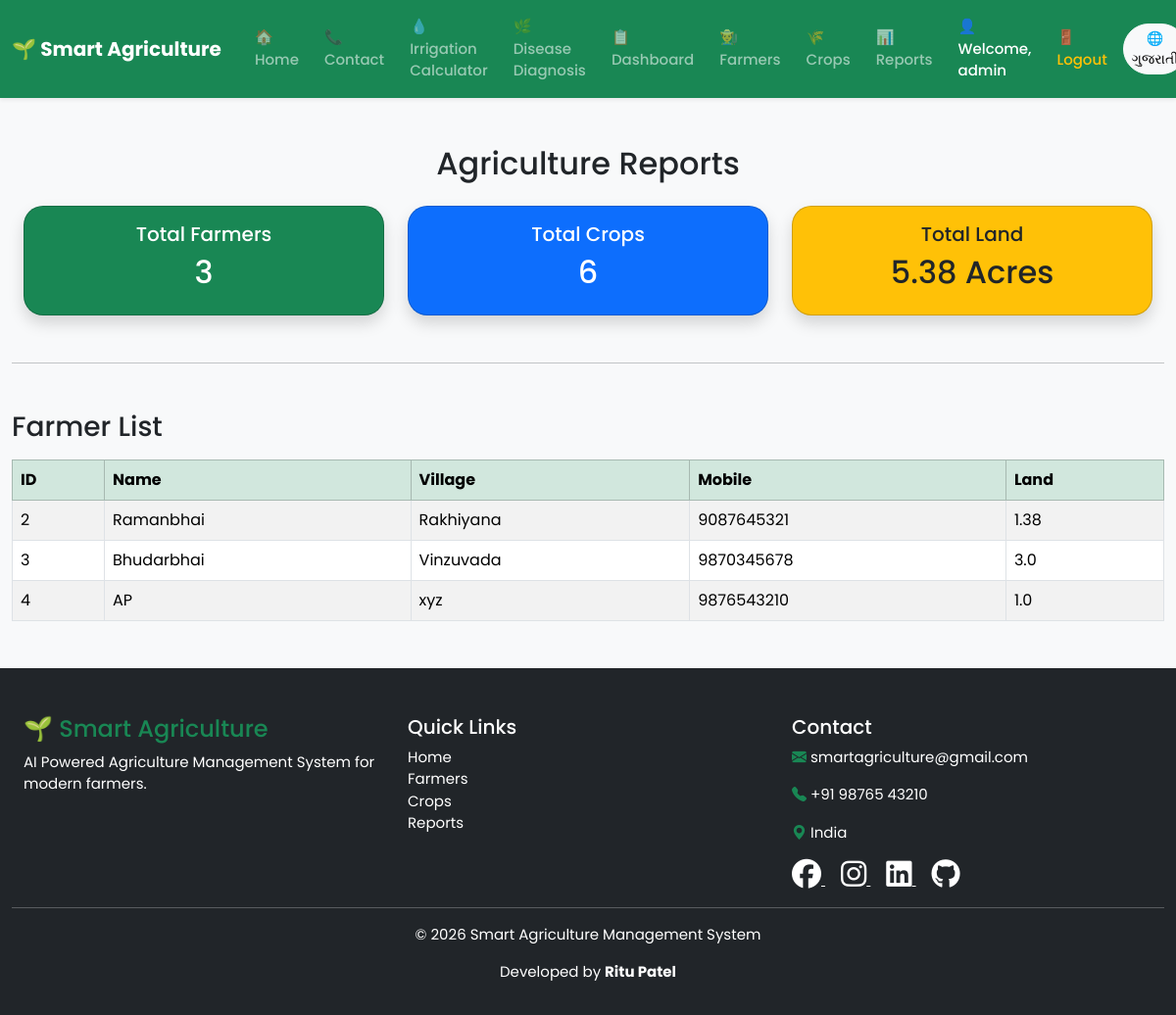
The page /reports (signed in) on the database its author committed.
### models.py (models this page shows, shortened)
class Farmer(db.Model):
    __tablename__ = "farmers"
    id = db.Column(db.Integer, primary_key=True)
    name = db.Column(db.String(100), nullable=False)
    village = db.Column(db.String(100), nullable=False)
    mobile = db.Column(db.String(15), nullable=False)
    land = db.Column(db.Float, nullable=False)
    crops = db.relationship(
        "Crop",
        backref="farmer",
        lazy=True
    )

### app.py (the view)
@app.route("/reports")
@login_required
def reports():
    total_farmers = Farmer.query.count()
    total_crops = Crop.query.count()
    total_land = db.session.query(
        func.sum(Farmer.land)
    ).scalar() or 0
    farmers = Farmer.query.all()
    crops = Crop.query.all()
    return render_template(
        "reports.html",
        total_farmers=total_farmers,
        total_crops=total_crops,
        total_land=round(total_land, 2),
        farmers=farmers,
        crops=crops
    )

### app.py (called while the page is built)
def login_required(f):
    @wraps(f)
    def decorated_function(*args, **kwargs):
        if "admin" not in session:
            return redirect(url_for("login"))
        return f(*args, **kwargs)
    return decorated_function

### templates/reports.html (shortened to what this page needs)
{% extends "base.html" %}
{% block content %}
<div class="container mt-5">
    <h2 class="text-center mb-4">
        <span class="lang-en">Agriculture Reports</span>
    </h2>
    <div class="row">
        <div class="col-md-4">
            <div class="card bg-success text-white shadow">
                <div class="card-body text-center">
                    <h5>
                        <span class="lang-en">Total Farmers</span>
                    </h5>
                    <h2>{{ total_farmers }}</h2>
                </div>
            </div>
        </div>
        <div class="col-md-4">
            <div class="card bg-primary text-white shadow">
                <div class="card-body text-center">
                    <h5>
                        <span class="lang-en">Total Crops</span>
                    </h5>
                    <h2>{{ total_crops }}</h2>
                </div>
            </div>
        </div>
        <div class="col-md-4">
            <div class="card bg-warning text-dark shadow">
                <div class="card-body text-center">
                    <h5>
                        <span class="lang-en">Total Land</span>
                    </h5>
                    <h2>
                        {{ total_land }}
                        <span class="lang-en">Acres</span>
                    </h2>
                </div>
            </div>
        </div>
    </div>
    <hr class="my-5">
    <h3 class="mb-3">
        <span class="lang-en">Farmer List</span>
    </h3>
    <table class="table table-bordered table-striped">
        <thead class="table-success">
            <tr>
                <th>
                    <span class="lang-en">ID</span>
                </th>
                <th>
                    <span class="lang-en">Name</span>
                </th>
                <th>
                    <span class="lang-en">Village</span>
                </th>
                <th>
                    <span class="lang-en">Mobile</span>
                </th>
                <th>
                    <span class="lang-en">Land</span>
                </th>
            </tr>
        </thead>
        <tbody>
            {% for farmer in farmers %}
            <tr>
                <td>{{ farmer.id }}</td>
                <td>{{ farmer.name }}</td>
                <td>{{ farmer.village }}</td>
                <td>{{ farmer.mobile }}</td>
                <td>{{ farmer.land }}</td>
            </tr>
            {% endfor %}
        </tbody>
    </table>
</div>
{% endblock %}

### static/css/style.css (style rules this page uses)
.row { margin-left:0; margin-right:0; }
html, body { overflow-x: hidden; width: 100%; }
.container, .container-fluid, .row { max-width: 100%; }
.card { border-radius:20px; }
body { font-family:'Poppins',sans-serif; background:#f8f9fa; }
.card-body { display: flex; flex-direction: column; }

### rows shown on the page
Farmer: id "2", name "Ramanbhai", village "Rakhiyana", mobile "9087645321", land "1.38"
Farmer: id "3", name "Bhudarbhai", village "Vinzuvada", mobile "9870345678", land "3.0"
Farmer: id "4", name "AP", village "xyz", mobile "9876543210", land "1.0"

### other values the page prints
{{ session['admin'] }} "admin"
{{ total_farmers }} "3"
{{ total_crops }} "6"
{{ total_land }} "5.38"
